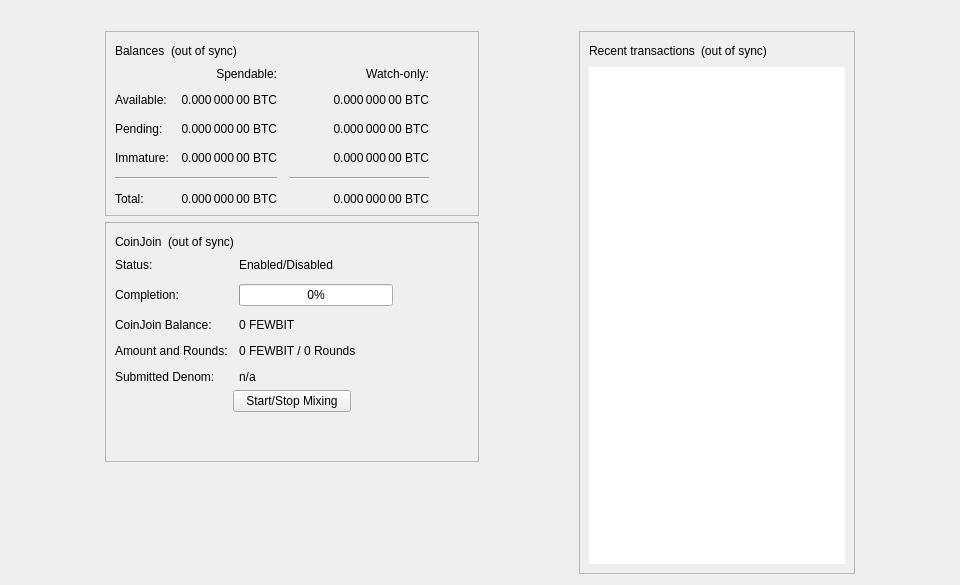
<?xml version="1.0" encoding="UTF-8"?>
<ui version="4.0">
 <class>OverviewPage</class>
 <widget class="QWidget" name="OverviewPage">
  <property name="geometry">
   <rect>
    <x>0</x>
    <y>0</y>
    <width>960</width>
    <height>585</height>
   </rect>
  </property>
  <property name="minimumSize">
   <size>
    <width>960</width>
    <height>0</height>
   </size>
  </property>
  <property name="windowTitle">
   <string>Form</string>
  </property>
  <layout class="QVBoxLayout" name="topLayout">
   <item>
    <widget class="QLabel" name="labelAlerts">
     <property name="visible">
      <bool>false</bool>
     </property>
     <property name="wordWrap">
      <bool>true</bool>
     </property>
     <property name="margin">
      <number>3</number>
     </property>
     <property name="textInteractionFlags">
      <set>Qt::TextSelectableByMouse</set>
     </property>
    </widget>
   </item>
   <item>
    <layout class="QHBoxLayout" name="horizontalLayout" stretch="1,0,1,0,1">
     <item>
      <spacer name="horizontalSpacerLeft">
       <property name="orientation">
        <enum>Qt::Horizontal</enum>
       </property>
       <property name="sizeType">
        <enum>QSizePolicy::Preferred</enum>
       </property>
       <property name="sizeHint" stdset="0">
        <size>
         <width>10</width>
         <height>20</height>
        </size>
       </property>
      </spacer>
     </item>
     <item>
      <layout class="QVBoxLayout" name="verticalLayout_2">
       <item>
        <widget class="QFrame" name="frame">
         <property name="frameShape">
          <enum>QFrame::StyledPanel</enum>
         </property>
         <property name="frameShadow">
          <enum>QFrame::Raised</enum>
         </property>
         <layout class="QVBoxLayout" name="verticalLayout_4">
          <item>
           <layout class="QHBoxLayout" name="horizontalLayout_4">
            <item>
             <widget class="QLabel" name="label_5">
              <property name="text">
               <string>Balances</string>
              </property>
             </widget>
            </item>
            <item>
             <widget class="QLabel" name="labelWalletStatus">
              <property name="toolTip">
               <string>The displayed information may be out of date. Your wallet automatically synchronizes with the FewBit network after a connection is established, but this process has not completed yet.</string>
              </property>
              <property name="text">
               <string notr="true">(out of sync)</string>
              </property>
              <property name="alignment">
               <set>Qt::AlignLeading|Qt::AlignLeft|Qt::AlignVCenter</set>
              </property>
             </widget>
            </item>
            <item>
             <spacer name="horizontalSpacer_3">
              <property name="orientation">
               <enum>Qt::Horizontal</enum>
              </property>
              <property name="sizeHint" stdset="0">
               <size>
                <width>40</width>
                <height>20</height>
               </size>
              </property>
             </spacer>
            </item>
           </layout>
          </item>
          <item>
           <layout class="QGridLayout" name="gridLayout">
            <property name="spacing">
             <number>12</number>
            </property>
            <item row="2" column="2">
             <widget class="QLabel" name="labelWatchPending">
              <property name="cursor">
               <cursorShape>IBeamCursor</cursorShape>
              </property>
              <property name="toolTip">
               <string>Unconfirmed transactions to watch-only addresses</string>
              </property>
              <property name="text">
               <string notr="true">0.000 000 00 BTC</string>
              </property>
              <property name="alignment">
               <set>Qt::AlignRight|Qt::AlignTrailing|Qt::AlignVCenter</set>
              </property>
              <property name="textInteractionFlags">
               <set>Qt::LinksAccessibleByMouse|Qt::TextSelectableByKeyboard|Qt::TextSelectableByMouse</set>
              </property>
             </widget>
            </item>
            <item row="2" column="1">
             <widget class="QLabel" name="labelUnconfirmed">
              <property name="cursor">
               <cursorShape>IBeamCursor</cursorShape>
              </property>
              <property name="toolTip">
               <string>Total of transactions that have yet to be confirmed, and do not yet count toward the spendable balance</string>
              </property>
              <property name="text">
               <string notr="true">0.000 000 00 BTC</string>
              </property>
              <property name="alignment">
               <set>Qt::AlignRight|Qt::AlignTrailing|Qt::AlignVCenter</set>
              </property>
              <property name="textInteractionFlags">
               <set>Qt::LinksAccessibleByMouse|Qt::TextSelectableByKeyboard|Qt::TextSelectableByMouse</set>
              </property>
             </widget>
            </item>
            <item row="3" column="2">
             <widget class="QLabel" name="labelWatchImmature">
              <property name="cursor">
               <cursorShape>IBeamCursor</cursorShape>
              </property>
              <property name="toolTip">
               <string>Mined balance in watch-only addresses that has not yet matured</string>
              </property>
              <property name="text">
               <string notr="true">0.000 000 00 BTC</string>
              </property>
              <property name="alignment">
               <set>Qt::AlignRight|Qt::AlignTrailing|Qt::AlignVCenter</set>
              </property>
              <property name="textInteractionFlags">
               <set>Qt::LinksAccessibleByMouse|Qt::TextSelectableByKeyboard|Qt::TextSelectableByMouse</set>
              </property>
             </widget>
            </item>
            <item row="4" column="0" colspan="2">
             <widget class="Line" name="lineSpendableBalance">
              <property name="orientation">
               <enum>Qt::Horizontal</enum>
              </property>
             </widget>
            </item>
            <item row="4" column="2">
             <widget class="Line" name="lineWatchBalance">
              <property name="sizePolicy">
               <sizepolicy hsizetype="Preferred" vsizetype="Fixed">
                <horstretch>0</horstretch>
                <verstretch>0</verstretch>
               </sizepolicy>
              </property>
              <property name="minimumSize">
               <size>
                <width>140</width>
                <height>0</height>
               </size>
              </property>
              <property name="orientation">
               <enum>Qt::Horizontal</enum>
              </property>
             </widget>
            </item>
            <item row="5" column="0">
             <widget class="QLabel" name="labelTotalText">
              <property name="text">
               <string>Total:</string>
              </property>
             </widget>
            </item>
            <item row="3" column="1">
             <widget class="QLabel" name="labelImmature">
              <property name="cursor">
               <cursorShape>IBeamCursor</cursorShape>
              </property>
              <property name="toolTip">
               <string>Mined balance that has not yet matured</string>
              </property>
              <property name="text">
               <string notr="true">0.000 000 00 BTC</string>
              </property>
              <property name="alignment">
               <set>Qt::AlignRight|Qt::AlignTrailing|Qt::AlignVCenter</set>
              </property>
              <property name="textInteractionFlags">
               <set>Qt::LinksAccessibleByMouse|Qt::TextSelectableByKeyboard|Qt::TextSelectableByMouse</set>
              </property>
             </widget>
            </item>
            <item row="2" column="3">
             <spacer name="horizontalSpacer_2">
              <property name="orientation">
               <enum>Qt::Horizontal</enum>
              </property>
              <property name="sizeHint" stdset="0">
               <size>
                <width>40</width>
                <height>20</height>
               </size>
              </property>
             </spacer>
            </item>
            <item row="3" column="0">
             <widget class="QLabel" name="labelImmatureText">
              <property name="text">
               <string>Immature:</string>
              </property>
             </widget>
            </item>
            <item row="5" column="1">
             <widget class="QLabel" name="labelTotal">
              <property name="cursor">
               <cursorShape>IBeamCursor</cursorShape>
              </property>
              <property name="toolTip">
               <string>Your current total balance</string>
              </property>
              <property name="text">
               <string notr="true">0.000 000 00 BTC</string>
              </property>
              <property name="alignment">
               <set>Qt::AlignRight|Qt::AlignTrailing|Qt::AlignVCenter</set>
              </property>
              <property name="textInteractionFlags">
               <set>Qt::LinksAccessibleByMouse|Qt::TextSelectableByKeyboard|Qt::TextSelectableByMouse</set>
              </property>
             </widget>
            </item>
            <item row="5" column="2">
             <widget class="QLabel" name="labelWatchTotal">
              <property name="cursor">
               <cursorShape>IBeamCursor</cursorShape>
              </property>
              <property name="toolTip">
               <string>Current total balance in watch-only addresses</string>
              </property>
              <property name="text">
               <string notr="true">0.000 000 00 BTC</string>
              </property>
              <property name="alignment">
               <set>Qt::AlignRight|Qt::AlignTrailing|Qt::AlignVCenter</set>
              </property>
              <property name="textInteractionFlags">
               <set>Qt::LinksAccessibleByMouse|Qt::TextSelectableByKeyboard|Qt::TextSelectableByMouse</set>
              </property>
             </widget>
            </item>
            <item row="0" column="2">
             <widget class="QLabel" name="labelWatchonly">
              <property name="text">
               <string>Watch-only:</string>
              </property>
              <property name="alignment">
               <set>Qt::AlignRight|Qt::AlignTrailing|Qt::AlignVCenter</set>
              </property>
             </widget>
            </item>
            <item row="1" column="0">
             <widget class="QLabel" name="labelBalanceText">
              <property name="text">
               <string>Available:</string>
              </property>
             </widget>
            </item>
            <item row="1" column="1">
             <widget class="QLabel" name="labelBalance">
              <property name="cursor">
               <cursorShape>IBeamCursor</cursorShape>
              </property>
              <property name="toolTip">
               <string>Your current spendable balance</string>
              </property>
              <property name="text">
               <string notr="true">0.000 000 00 BTC</string>
              </property>
              <property name="alignment">
               <set>Qt::AlignRight|Qt::AlignTrailing|Qt::AlignVCenter</set>
              </property>
              <property name="textInteractionFlags">
               <set>Qt::LinksAccessibleByMouse|Qt::TextSelectableByKeyboard|Qt::TextSelectableByMouse</set>
              </property>
             </widget>
            </item>
            <item row="1" column="2">
             <widget class="QLabel" name="labelWatchAvailable">
              <property name="cursor">
               <cursorShape>IBeamCursor</cursorShape>
              </property>
              <property name="toolTip">
               <string>Your current balance in watch-only addresses</string>
              </property>
              <property name="text">
               <string notr="true">0.000 000 00 BTC</string>
              </property>
              <property name="alignment">
               <set>Qt::AlignRight|Qt::AlignTrailing|Qt::AlignVCenter</set>
              </property>
              <property name="textInteractionFlags">
               <set>Qt::LinksAccessibleByMouse|Qt::TextSelectableByKeyboard|Qt::TextSelectableByMouse</set>
              </property>
             </widget>
            </item>
            <item row="2" column="0">
             <widget class="QLabel" name="labelPendingText">
              <property name="text">
               <string>Pending:</string>
              </property>
             </widget>
            </item>
            <item row="0" column="1">
             <widget class="QLabel" name="labelSpendable">
              <property name="text">
               <string>Spendable:</string>
              </property>
              <property name="alignment">
               <set>Qt::AlignRight|Qt::AlignTrailing|Qt::AlignVCenter</set>
              </property>
             </widget>
            </item>
           </layout>
          </item>
         </layout>
        </widget>
       </item>
       <item>
        <widget class="QFrame" name="frameCoinJoin">
         <property name="layoutDirection">
          <enum>Qt::LeftToRight</enum>
         </property>
         <property name="frameShape">
          <enum>QFrame::StyledPanel</enum>
         </property>
         <property name="frameShadow">
          <enum>QFrame::Raised</enum>
         </property>
         <layout class="QVBoxLayout" name="VerticalLayout_PS1">
          <item>
           <layout class="QHBoxLayout" name="horizontalLayout_5">
            <item>
             <widget class="QLabel" name="labelCoinJoinHeader">
              <property name="text">
               <string notr="true">CoinJoin</string>
              </property>
             </widget>
            </item>
            <item>
             <widget class="QLabel" name="labelCoinJoinSyncStatus">
              <property name="toolTip">
               <string>The displayed information may be out of date. Your wallet automatically synchronizes with the FewBit network after a connection is established, but this process has not completed yet.</string>
              </property>
              <property name="text">
               <string notr="true">(out of sync)</string>
              </property>
              <property name="alignment">
               <set>Qt::AlignLeading|Qt::AlignLeft|Qt::AlignVCenter</set>
              </property>
             </widget>
            </item>
            <item>
             <spacer name="horizontalSpacer_4">
              <property name="orientation">
               <enum>Qt::Horizontal</enum>
              </property>
              <property name="sizeHint" stdset="0">
               <size>
                <width>40</width>
                <height>20</height>
               </size>
              </property>
             </spacer>
            </item>
           </layout>
          </item>
          <item>
           <layout class="QFormLayout" name="coinJoinFormLayout">
            <property name="fieldGrowthPolicy">
             <enum>QFormLayout::AllNonFixedFieldsGrow</enum>
            </property>
            <property name="horizontalSpacing">
             <number>11</number>
            </property>
            <property name="verticalSpacing">
             <number>12</number>
            </property>
            <item row="0" column="0">
             <widget class="QLabel" name="labelCoinJoinEnabledText">
              <property name="text">
               <string>Status:</string>
              </property>
             </widget>
            </item>
            <item row="0" column="1">
             <widget class="QLabel" name="labelCoinJoinEnabled">
              <property name="text">
               <string>Enabled/Disabled</string>
              </property>
             </widget>
            </item>
            <item row="1" column="0">
             <widget class="QLabel" name="labelCompletitionText">
              <property name="text">
               <string>Completion:</string>
              </property>
             </widget>
            </item>
            <item row="1" column="1">
             <widget class="QProgressBar" name="coinJoinProgress">
              <property name="maximumSize">
               <size>
                <width>154</width>
                <height>16777215</height>
               </size>
              </property>
              <property name="value">
               <number>0</number>
              </property>
             </widget>
            </item>
            <item row="2" column="0">
             <widget class="QLabel" name="labelAnonymizedText">
              <property name="text">
               <string notr="true">CoinJoin Balance:</string>
              </property>
             </widget>
            </item>
            <item row="2" column="1">
             <widget class="QLabel" name="labelAnonymized">
              <property name="text">
               <string notr="true">0 FEWBIT</string>
              </property>
             </widget>
            </item>
            <item row="3" column="0">
             <widget class="QLabel" name="labelAmountAndRoundsText">
              <property name="text">
               <string>Amount and Rounds:</string>
              </property>
             </widget>
            </item>
            <item row="3" column="1">
             <widget class="QLabel" name="labelAmountRounds">
              <property name="text">
               <string notr="true">0 FEWBIT / 0 Rounds</string>
              </property>
             </widget>
            </item>
            <item row="4" column="0">
             <widget class="QLabel" name="labelSubmittedDenomText">
              <property name="text">
               <string>Submitted Denom:</string>
              </property>
             </widget>
            </item>
            <item row="4" column="1">
             <widget class="QLabel" name="labelSubmittedDenom">
              <property name="toolTip">
               <string>The denominations you submitted to the Smartnode.&lt;br&gt;To mix, other users must submit the exact same denominations.</string>
              </property>
              <property name="text">
               <string>n/a</string>
              </property>
              <property name="wordWrap">
               <bool>true</bool>
              </property>
             </widget>
            </item>
           </layout>
          </item>
          <item>
           <layout class="QVBoxLayout" name="VerticalLayout_PS">
            <item>
             <layout class="QHBoxLayout" name="horizontalLayout_3">
              <property name="topMargin">
               <number>0</number>
              </property>
              <item>
               <spacer name="horizontalSpacer_5">
                <property name="orientation">
                 <enum>Qt::Horizontal</enum>
                </property>
                <property name="sizeHint" stdset="0">
                 <size>
                  <width>40</width>
                  <height>20</height>
                 </size>
                </property>
               </spacer>
              </item>
              <item>
               <widget class="QPushButton" name="toggleCoinJoin">
                <property name="sizePolicy">
                 <sizepolicy hsizetype="MinimumExpanding" vsizetype="Fixed">
                  <horstretch>0</horstretch>
                  <verstretch>0</verstretch>
                 </sizepolicy>
                </property>
                <property name="text">
                 <string>Start/Stop Mixing</string>
                </property>
               </widget>
              </item>
              <item>
               <spacer name="horizontalSpacer_6">
                <property name="orientation">
                 <enum>Qt::Horizontal</enum>
                </property>
                <property name="sizeHint" stdset="0">
                 <size>
                  <width>40</width>
                  <height>20</height>
                 </size>
                </property>
               </spacer>
              </item>
             </layout>
            </item>
            <item>
             <spacer name="verticalSpacer_3">
              <property name="orientation">
               <enum>Qt::Vertical</enum>
              </property>
              <property name="sizeHint" stdset="0">
               <size>
                <width>20</width>
                <height>40</height>
               </size>
              </property>
             </spacer>
            </item>
           </layout>
          </item>
         </layout>
        </widget>
       </item>
       <item>
        <spacer name="verticalSpacer">
         <property name="orientation">
          <enum>Qt::Vertical</enum>
         </property>
         <property name="sizeHint" stdset="0">
          <size>
           <width>20</width>
           <height>40</height>
          </size>
         </property>
        </spacer>
       </item>
      </layout>
     </item>
     <item>
      <spacer name="horizontalSpacerCenter">
       <property name="orientation">
        <enum>Qt::Horizontal</enum>
       </property>
       <property name="sizeHint" stdset="0">
        <size>
         <width>10</width>
         <height>20</height>
        </size>
       </property>
      </spacer>
     </item>
     <item>
      <layout class="QVBoxLayout" name="verticalLayout_3">
       <item>
        <widget class="QFrame" name="frame_2">
         <property name="frameShape">
          <enum>QFrame::StyledPanel</enum>
         </property>
         <property name="frameShadow">
          <enum>QFrame::Raised</enum>
         </property>
         <layout class="QVBoxLayout" name="verticalLayout">
          <item>
           <layout class="QHBoxLayout" name="horizontalLayout_2">
            <item>
             <widget class="QLabel" name="label_4">
              <property name="text">
               <string>Recent transactions</string>
              </property>
             </widget>
            </item>
            <item>
             <widget class="QLabel" name="labelTransactionsStatus">
              <property name="toolTip">
               <string>The displayed information may be out of date. Your wallet automatically synchronizes with the FewBit network after a connection is established, but this process has not completed yet.</string>
              </property>
              <property name="text">
               <string notr="true">(out of sync)</string>
              </property>
              <property name="alignment">
               <set>Qt::AlignLeading|Qt::AlignLeft|Qt::AlignVCenter</set>
              </property>
             </widget>
            </item>
            <item>
             <spacer name="horizontalSpacer">
              <property name="orientation">
               <enum>Qt::Horizontal</enum>
              </property>
              <property name="sizeHint" stdset="0">
               <size>
                <width>40</width>
                <height>20</height>
               </size>
              </property>
             </spacer>
            </item>
           </layout>
          </item>
          <item>
           <widget class="QListView" name="listTransactions">
            <property name="frameShape">
             <enum>QFrame::NoFrame</enum>
            </property>
            <property name="verticalScrollBarPolicy">
             <enum>Qt::ScrollBarAlwaysOff</enum>
            </property>
            <property name="horizontalScrollBarPolicy">
             <enum>Qt::ScrollBarAlwaysOff</enum>
            </property>
            <property name="selectionMode">
             <enum>QAbstractItemView::NoSelection</enum>
            </property>
           </widget>
          </item>
         </layout>
        </widget>
       </item>
      </layout>
     </item>
     <item>
      <spacer name="horizontalSpacerRight">
       <property name="orientation">
        <enum>Qt::Horizontal</enum>
       </property>
       <property name="sizeType">
        <enum>QSizePolicy::Preferred</enum>
       </property>
       <property name="sizeHint" stdset="0">
        <size>
         <width>10</width>
         <height>20</height>
        </size>
       </property>
      </spacer>
     </item>
    </layout>
   </item>
  </layout>
 </widget>
 <resources/>
 <connections/>
</ui>
